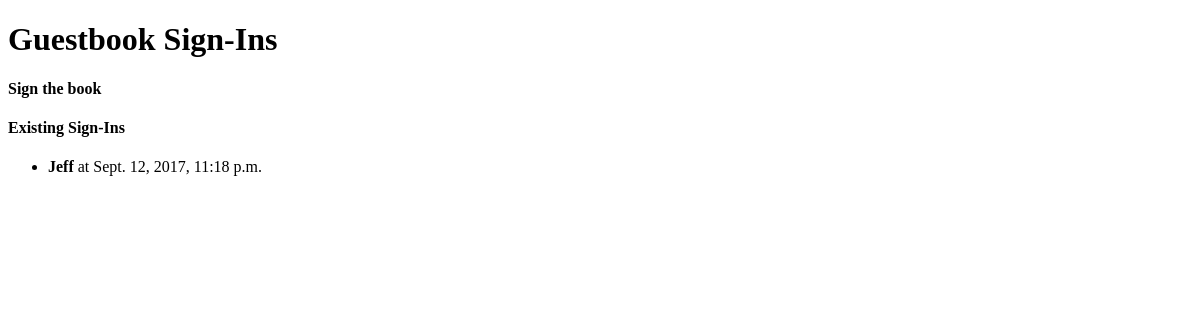
/adv/, run on an earlier commit of the app's database.
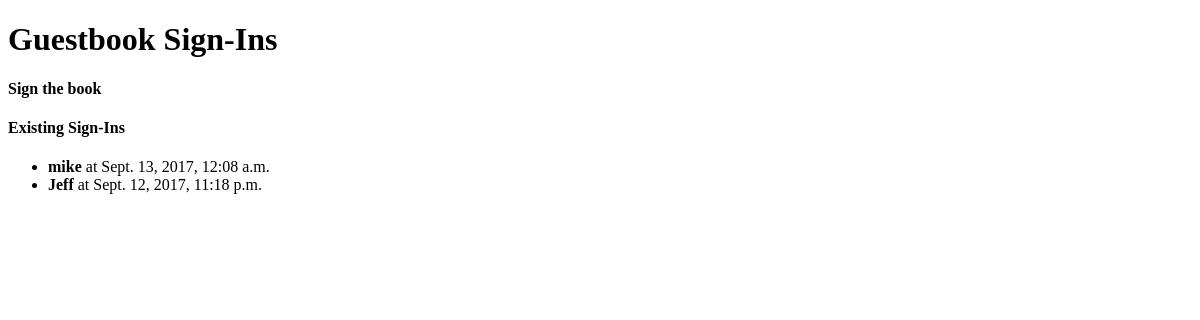
And on a later commit of the database.
### guests/models.py (models this page shows)
class Signin(models.Model):
    name = models.CharField(max_length=50)
    created = models.DateTimeField(auto_now_add=True)

### adv/views.py (the view)
class SigninListView(ListView):
    template_name = 'adv/signin_list.html'
    context_object_name = 'signins'
    queryset = Signin.objects.order_by('-created')

### adv/templates/adv/signin_list.html (shortened to what this page needs)
<!DOCTYPE html>
<html lang="en">
<head>
</head>
<body>
<h1>Guestbook Sign-Ins</h1>
<h4>Sign the book</h4>
<h4>Existing Sign-Ins</h4>
<ul>
    {% if signins %}
        {% for signin in signins %}
            <li><strong>{{ signin.name }}</strong> at {{ signin.created }}</li>
        {% endfor %}
    {% else %}
        <li>None available</li>
    {% endif %}
</ul>
</body>
</html>

What changed in the data, as far as the page shows it:
added Signin: name "mike", created "Sept. 13, 2017, 12:08 a.m."
